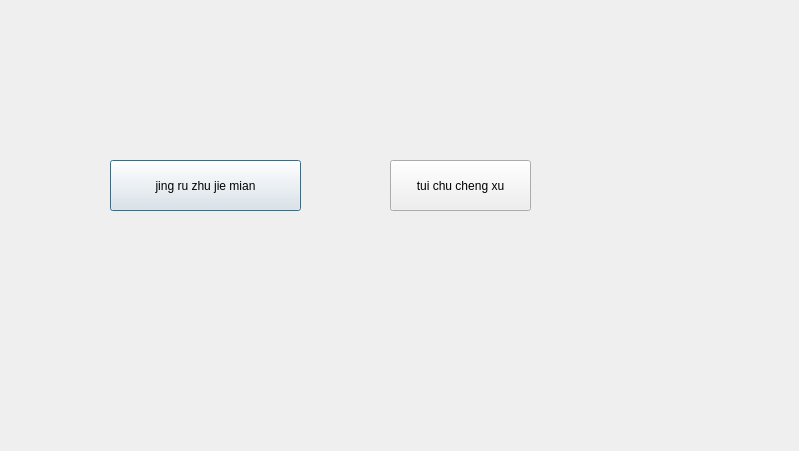
<?xml version="1.0" encoding="UTF-8"?>
<ui version="4.0">
 <class>MyDialog</class>
 <widget class="QDialog" name="MyDialog">
  <property name="geometry">
   <rect>
    <x>0</x>
    <y>0</y>
    <width>799</width>
    <height>451</height>
   </rect>
  </property>
  <property name="windowTitle">
   <string>Dialog</string>
  </property>
  <widget class="QPushButton" name="pushButton">
   <property name="geometry">
    <rect>
     <x>110</x>
     <y>160</y>
     <width>191</width>
     <height>51</height>
    </rect>
   </property>
   <property name="text">
    <string>jing ru zhu jie mian</string>
   </property>
  </widget>
  <widget class="QPushButton" name="pushButton_2">
   <property name="geometry">
    <rect>
     <x>390</x>
     <y>160</y>
     <width>141</width>
     <height>51</height>
    </rect>
   </property>
   <property name="text">
    <string>tui chu cheng xu</string>
   </property>
  </widget>
 </widget>
 <resources/>
 <connections>
  <connection>
   <sender>pushButton_2</sender>
   <signal>clicked()</signal>
   <receiver>MyDialog</receiver>
   <slot>close()</slot>
   <hints>
    <hint type="sourcelabel">
     <x>438</x>
     <y>202</y>
    </hint>
    <hint type="destinationlabel">
     <x>443</x>
     <y>273</y>
    </hint>
   </hints>
  </connection>
 </connections>
</ui>
